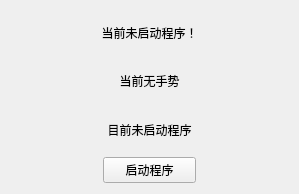
<?xml version="1.0" encoding="UTF-8"?>
<ui version="4.0">
 <class>Form</class>
 <widget class="QWidget" name="Form">
  <property name="geometry">
   <rect>
    <x>0</x>
    <y>0</y>
    <width>299</width>
    <height>194</height>
   </rect>
  </property>
  <property name="contextMenuPolicy">
   <enum>Qt::ContextMenuPolicy::DefaultContextMenu</enum>
  </property>
  <property name="windowTitle">
   <string>ppt智能助手客户端</string>
  </property>
  <layout class="QHBoxLayout" name="horizontalLayout_2">
   <item>
    <layout class="QVBoxLayout" name="verticalLayout_2">
     <item>
      <layout class="QVBoxLayout" name="verticalLayout_3">
       <item>
        <layout class="QHBoxLayout" name="horizontalLayout_4" stretch="1,4,1">
         <item>
          <spacer name="horizontalSpacer_5">
           <property name="orientation">
            <enum>Qt::Orientation::Horizontal</enum>
           </property>
           <property name="sizeHint" stdset="0">
            <size>
             <width>40</width>
             <height>20</height>
            </size>
           </property>
          </spacer>
         </item>
         <item>
          <widget class="QLabel" name="label1">
           <property name="text">
            <string>当前未启动程序！</string>
           </property>
           <property name="alignment">
            <set>Qt::AlignmentFlag::AlignCenter</set>
           </property>
          </widget>
         </item>
         <item>
          <spacer name="horizontalSpacer_6">
           <property name="orientation">
            <enum>Qt::Orientation::Horizontal</enum>
           </property>
           <property name="sizeHint" stdset="0">
            <size>
             <width>40</width>
             <height>20</height>
            </size>
           </property>
          </spacer>
         </item>
        </layout>
       </item>
      </layout>
     </item>
     <item>
      <layout class="QVBoxLayout" name="verticalLayout_4">
       <item>
        <layout class="QHBoxLayout" name="horizontalLayout_5" stretch="1,4,1">
         <item>
          <spacer name="horizontalSpacer_8">
           <property name="orientation">
            <enum>Qt::Orientation::Horizontal</enum>
           </property>
           <property name="sizeHint" stdset="0">
            <size>
             <width>40</width>
             <height>20</height>
            </size>
           </property>
          </spacer>
         </item>
         <item>
          <widget class="QLabel" name="label2">
           <property name="text">
            <string>当前无手势</string>
           </property>
           <property name="alignment">
            <set>Qt::AlignmentFlag::AlignCenter</set>
           </property>
          </widget>
         </item>
         <item>
          <spacer name="horizontalSpacer_7">
           <property name="orientation">
            <enum>Qt::Orientation::Horizontal</enum>
           </property>
           <property name="sizeHint" stdset="0">
            <size>
             <width>40</width>
             <height>20</height>
            </size>
           </property>
          </spacer>
         </item>
        </layout>
       </item>
      </layout>
     </item>
     <item>
      <layout class="QVBoxLayout" name="verticalLayout">
       <item>
        <layout class="QHBoxLayout" name="horizontalLayout_3" stretch="1,4,1">
         <item>
          <spacer name="horizontalSpacer_4">
           <property name="orientation">
            <enum>Qt::Orientation::Horizontal</enum>
           </property>
           <property name="sizeHint" stdset="0">
            <size>
             <width>40</width>
             <height>20</height>
            </size>
           </property>
          </spacer>
         </item>
         <item>
          <widget class="QLabel" name="label3">
           <property name="text">
            <string>目前未启动程序</string>
           </property>
           <property name="alignment">
            <set>Qt::AlignmentFlag::AlignCenter</set>
           </property>
          </widget>
         </item>
         <item>
          <spacer name="horizontalSpacer_3">
           <property name="orientation">
            <enum>Qt::Orientation::Horizontal</enum>
           </property>
           <property name="sizeHint" stdset="0">
            <size>
             <width>40</width>
             <height>20</height>
            </size>
           </property>
          </spacer>
         </item>
        </layout>
       </item>
      </layout>
     </item>
     <item>
      <layout class="QHBoxLayout" name="horizontalLayout" stretch="1,1,1">
       <item>
        <spacer name="horizontalSpacer_2">
         <property name="orientation">
          <enum>Qt::Orientation::Horizontal</enum>
         </property>
         <property name="sizeHint" stdset="0">
          <size>
           <width>40</width>
           <height>20</height>
          </size>
         </property>
        </spacer>
       </item>
       <item>
        <widget class="QPushButton" name="Button1">
         <property name="sizePolicy">
          <sizepolicy hsizetype="Minimum" vsizetype="Fixed">
           <horstretch>0</horstretch>
           <verstretch>0</verstretch>
          </sizepolicy>
         </property>
         <property name="text">
          <string>启动程序</string>
         </property>
         <property name="iconSize">
          <size>
           <width>15</width>
           <height>16</height>
          </size>
         </property>
        </widget>
       </item>
       <item>
        <spacer name="horizontalSpacer">
         <property name="orientation">
          <enum>Qt::Orientation::Horizontal</enum>
         </property>
         <property name="sizeHint" stdset="0">
          <size>
           <width>40</width>
           <height>20</height>
          </size>
         </property>
        </spacer>
       </item>
      </layout>
     </item>
    </layout>
   </item>
  </layout>
 </widget>
 <resources/>
 <connections/>
</ui>
